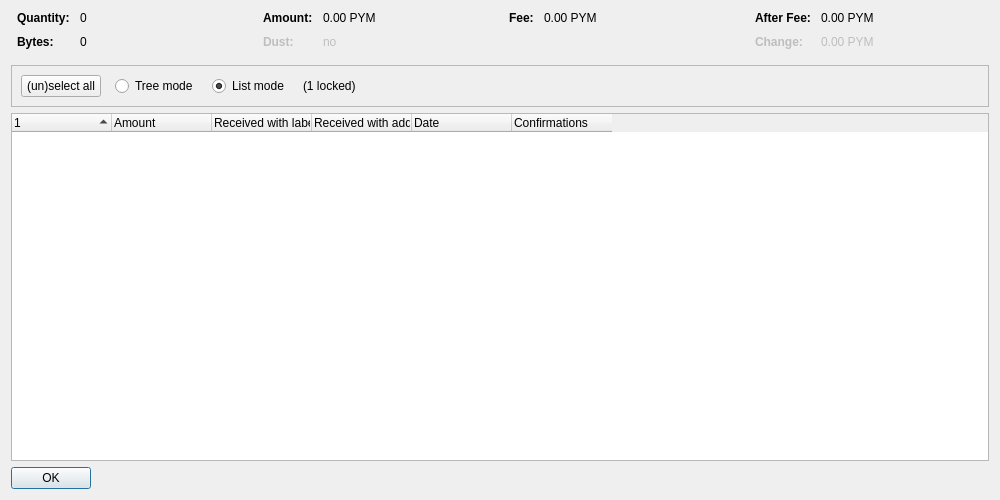
<?xml version="1.0" encoding="UTF-8"?>
<ui version="4.0">
 <class>CoinControlDialog</class>
 <widget class="QDialog" name="CoinControlDialog">
  <property name="geometry">
   <rect>
    <x>0</x>
    <y>0</y>
    <width>1000</width>
    <height>500</height>
   </rect>
  </property>
  <property name="windowTitle">
   <string>Coin Selection</string>
  </property>
  <layout class="QVBoxLayout" name="verticalLayout">
   <item>
    <layout class="QHBoxLayout" name="horizontalLayoutTop" stretch="0,0,0,0">
     <property name="topMargin">
      <number>0</number>
     </property>
     <property name="bottomMargin">
      <number>10</number>
     </property>
     <item>
      <layout class="QFormLayout" name="formLayoutCoinControl1">
       <property name="horizontalSpacing">
        <number>10</number>
       </property>
       <property name="verticalSpacing">
        <number>10</number>
       </property>
       <property name="leftMargin">
        <number>6</number>
       </property>
       <property name="rightMargin">
        <number>6</number>
       </property>
       <item row="0" column="0">
        <widget class="QLabel" name="labelCoinControlQuantityText">
         <property name="font">
          <font>
           <weight>75</weight>
           <bold>true</bold>
          </font>
         </property>
         <property name="text">
          <string>Quantity:</string>
         </property>
        </widget>
       </item>
       <item row="0" column="1">
        <widget class="QLabel" name="labelCoinControlQuantity">
         <property name="cursor">
          <cursorShape>IBeamCursor</cursorShape>
         </property>
         <property name="contextMenuPolicy">
          <enum>Qt::ActionsContextMenu</enum>
         </property>
         <property name="text">
          <string notr="true">0</string>
         </property>
         <property name="textInteractionFlags">
          <set>Qt::LinksAccessibleByMouse|Qt::TextSelectableByKeyboard|Qt::TextSelectableByMouse</set>
         </property>
        </widget>
       </item>
       <item row="1" column="0">
        <widget class="QLabel" name="labelCoinControlBytesText">
         <property name="font">
          <font>
           <weight>75</weight>
           <bold>true</bold>
          </font>
         </property>
         <property name="text">
          <string>Bytes:</string>
         </property>
        </widget>
       </item>
       <item row="1" column="1">
        <widget class="QLabel" name="labelCoinControlBytes">
         <property name="cursor">
          <cursorShape>IBeamCursor</cursorShape>
         </property>
         <property name="contextMenuPolicy">
          <enum>Qt::ActionsContextMenu</enum>
         </property>
         <property name="text">
          <string notr="true">0</string>
         </property>
         <property name="textInteractionFlags">
          <set>Qt::LinksAccessibleByMouse|Qt::TextSelectableByKeyboard|Qt::TextSelectableByMouse</set>
         </property>
        </widget>
       </item>
      </layout>
     </item>
     <item>
      <layout class="QFormLayout" name="formLayoutCoinControl2">
       <property name="horizontalSpacing">
        <number>10</number>
       </property>
       <property name="verticalSpacing">
        <number>10</number>
       </property>
       <property name="leftMargin">
        <number>6</number>
       </property>
       <property name="rightMargin">
        <number>6</number>
       </property>
       <item row="0" column="0">
        <widget class="QLabel" name="labelCoinControlAmountText">
         <property name="font">
          <font>
           <weight>75</weight>
           <bold>true</bold>
          </font>
         </property>
         <property name="text">
          <string>Amount:</string>
         </property>
        </widget>
       </item>
       <item row="0" column="1">
        <widget class="QLabel" name="labelCoinControlAmount">
         <property name="cursor">
          <cursorShape>IBeamCursor</cursorShape>
         </property>
         <property name="contextMenuPolicy">
          <enum>Qt::ActionsContextMenu</enum>
         </property>
         <property name="text">
          <string notr="true">0.00 PYM</string>
         </property>
         <property name="textInteractionFlags">
          <set>Qt::LinksAccessibleByMouse|Qt::TextSelectableByKeyboard|Qt::TextSelectableByMouse</set>
         </property>
        </widget>
       </item>
       <item row="1" column="0">
        <widget class="QLabel" name="labelCoinControlLowOutputText">
         <property name="enabled">
          <bool>false</bool>
         </property>
         <property name="font">
          <font>
           <weight>75</weight>
           <bold>true</bold>
          </font>
         </property>
         <property name="text">
          <string>Dust:</string>
         </property>
        </widget>
       </item>
       <item row="1" column="1">
        <widget class="QLabel" name="labelCoinControlLowOutput">
         <property name="enabled">
          <bool>false</bool>
         </property>
         <property name="cursor">
          <cursorShape>IBeamCursor</cursorShape>
         </property>
         <property name="contextMenuPolicy">
          <enum>Qt::ActionsContextMenu</enum>
         </property>
         <property name="text">
          <string notr="true">no</string>
         </property>
         <property name="textInteractionFlags">
          <set>Qt::LinksAccessibleByMouse|Qt::TextSelectableByKeyboard|Qt::TextSelectableByMouse</set>
         </property>
        </widget>
       </item>
      </layout>
     </item>
     <item>
      <layout class="QFormLayout" name="formLayoutCoinControl3">
       <property name="horizontalSpacing">
        <number>10</number>
       </property>
       <property name="verticalSpacing">
        <number>10</number>
       </property>
       <property name="leftMargin">
        <number>6</number>
       </property>
       <property name="rightMargin">
        <number>6</number>
       </property>
       <item row="0" column="0">
        <widget class="QLabel" name="labelCoinControlFeeText">
         <property name="font">
          <font>
           <weight>75</weight>
           <bold>true</bold>
          </font>
         </property>
         <property name="text">
          <string>Fee:</string>
         </property>
        </widget>
       </item>
       <item row="0" column="1">
        <widget class="QLabel" name="labelCoinControlFee">
         <property name="cursor">
          <cursorShape>IBeamCursor</cursorShape>
         </property>
         <property name="contextMenuPolicy">
          <enum>Qt::ActionsContextMenu</enum>
         </property>
         <property name="text">
          <string notr="true">0.00 PYM</string>
         </property>
         <property name="textInteractionFlags">
          <set>Qt::LinksAccessibleByMouse|Qt::TextSelectableByKeyboard|Qt::TextSelectableByMouse</set>
         </property>
        </widget>
       </item>
      </layout>
     </item>
     <item>
      <layout class="QFormLayout" name="formLayoutCoinControl4">
       <property name="horizontalSpacing">
        <number>10</number>
       </property>
       <property name="verticalSpacing">
        <number>10</number>
       </property>
       <property name="leftMargin">
        <number>6</number>
       </property>
       <property name="rightMargin">
        <number>6</number>
       </property>
       <item row="0" column="0">
        <widget class="QLabel" name="labelCoinControlAfterFeeText">
         <property name="font">
          <font>
           <weight>75</weight>
           <bold>true</bold>
          </font>
         </property>
         <property name="text">
          <string>After Fee:</string>
         </property>
        </widget>
       </item>
       <item row="0" column="1">
        <widget class="QLabel" name="labelCoinControlAfterFee">
         <property name="cursor">
          <cursorShape>IBeamCursor</cursorShape>
         </property>
         <property name="contextMenuPolicy">
          <enum>Qt::ActionsContextMenu</enum>
         </property>
         <property name="text">
          <string notr="true">0.00 PYM</string>
         </property>
         <property name="textInteractionFlags">
          <set>Qt::LinksAccessibleByMouse|Qt::TextSelectableByKeyboard|Qt::TextSelectableByMouse</set>
         </property>
        </widget>
       </item>
       <item row="1" column="0">
        <widget class="QLabel" name="labelCoinControlChangeText">
         <property name="enabled">
          <bool>false</bool>
         </property>
         <property name="font">
          <font>
           <weight>75</weight>
           <bold>true</bold>
          </font>
         </property>
         <property name="text">
          <string>Change:</string>
         </property>
        </widget>
       </item>
       <item row="1" column="1">
        <widget class="QLabel" name="labelCoinControlChange">
         <property name="enabled">
          <bool>false</bool>
         </property>
         <property name="cursor">
          <cursorShape>IBeamCursor</cursorShape>
         </property>
         <property name="contextMenuPolicy">
          <enum>Qt::ActionsContextMenu</enum>
         </property>
         <property name="text">
          <string notr="true">0.00 PYM</string>
         </property>
         <property name="textInteractionFlags">
          <set>Qt::LinksAccessibleByMouse|Qt::TextSelectableByKeyboard|Qt::TextSelectableByMouse</set>
         </property>
        </widget>
       </item>
      </layout>
     </item>
    </layout>
   </item>
   <item>
    <widget class="QFrame" name="frame">
     <property name="minimumSize">
      <size>
       <width>0</width>
       <height>40</height>
      </size>
     </property>
     <property name="frameShape">
      <enum>QFrame::StyledPanel</enum>
     </property>
     <property name="frameShadow">
      <enum>QFrame::Sunken</enum>
     </property>
     <layout class="QHBoxLayout" name="horizontalLayout">
      <item>
       <layout class="QHBoxLayout" name="horizontalLayoutPanel" stretch="0,0,0,0,0">
        <property name="spacing">
         <number>14</number>
        </property>
        <item>
         <widget class="QPushButton" name="pushButtonSelectAll">
          <property name="sizePolicy">
           <sizepolicy hsizetype="Maximum" vsizetype="Fixed">
            <horstretch>0</horstretch>
            <verstretch>0</verstretch>
           </sizepolicy>
          </property>
          <property name="text">
           <string>(un)select all</string>
          </property>
          <property name="autoDefault">
           <bool>false</bool>
          </property>
         </widget>
        </item>
        <item>
         <widget class="QRadioButton" name="radioTreeMode">
          <property name="sizePolicy">
           <sizepolicy hsizetype="Maximum" vsizetype="Fixed">
            <horstretch>0</horstretch>
            <verstretch>0</verstretch>
           </sizepolicy>
          </property>
          <property name="text">
           <string>Tree mode</string>
          </property>
         </widget>
        </item>
        <item>
         <widget class="QRadioButton" name="radioListMode">
          <property name="sizePolicy">
           <sizepolicy hsizetype="Maximum" vsizetype="Fixed">
            <horstretch>0</horstretch>
            <verstretch>0</verstretch>
           </sizepolicy>
          </property>
          <property name="text">
           <string>List mode</string>
          </property>
          <property name="checked">
           <bool>true</bool>
          </property>
         </widget>
        </item>
        <item>
         <widget class="QLabel" name="labelLocked">
          <property name="text">
           <string notr="true">(1 locked)</string>
          </property>
         </widget>
        </item>
        <item>
         <spacer name="horizontalSpacer">
          <property name="orientation">
           <enum>Qt::Horizontal</enum>
          </property>
          <property name="sizeHint" stdset="0">
           <size>
            <width>40</width>
            <height>20</height>
           </size>
          </property>
         </spacer>
        </item>
       </layout>
      </item>
     </layout>
    </widget>
   </item>
   <item>
    <widget class="CoinControlTreeWidget" name="treeWidget">
     <property name="contextMenuPolicy">
      <enum>Qt::CustomContextMenu</enum>
     </property>
     <property name="sortingEnabled">
      <bool>false</bool>
     </property>
     <property name="columnCount">
      <number>6</number>
     </property>
     <attribute name="headerShowSortIndicator" stdset="0">
      <bool>true</bool>
     </attribute>
     <attribute name="headerStretchLastSection">
      <bool>false</bool>
     </attribute>
     <column>
      <property name="text">
       <string/>
      </property>
     </column>
     <column>
      <property name="text">
       <string>Amount</string>
      </property>
     </column>
     <column>
      <property name="text">
       <string>Received with label</string>
      </property>
     </column>
     <column>
      <property name="text">
       <string>Received with address</string>
      </property>
     </column>
     <column>
      <property name="text">
       <string>Date</string>
      </property>
     </column>
     <column>
      <property name="text">
       <string>Confirmations</string>
      </property>
      <property name="toolTip">
       <string>Confirmed</string>
      </property>
     </column>
     <column>
      <property name="text">
       <string/>
      </property>
     </column>
     <column>
      <property name="text">
       <string/>
      </property>
     </column>
     <column>
      <property name="text">
       <string/>
      </property>
     </column>
     <column>
      <property name="text">
       <string/>
      </property>
     </column>
    </widget>
   </item>
   <item>
    <widget class="QDialogButtonBox" name="buttonBox">
     <property name="sizePolicy">
      <sizepolicy hsizetype="Maximum" vsizetype="Fixed">
       <horstretch>0</horstretch>
       <verstretch>0</verstretch>
      </sizepolicy>
     </property>
     <property name="orientation">
      <enum>Qt::Horizontal</enum>
     </property>
     <property name="standardButtons">
      <set>QDialogButtonBox::Ok</set>
     </property>
    </widget>
   </item>
  </layout>
 </widget>
 <customwidgets>
  <customwidget>
   <class>CoinControlTreeWidget</class>
   <extends>QTreeWidget</extends>
   <header>qt/coincontroltreewidget.h</header>
  </customwidget>
 </customwidgets>
 <resources/>
 <connections/>
</ui>
